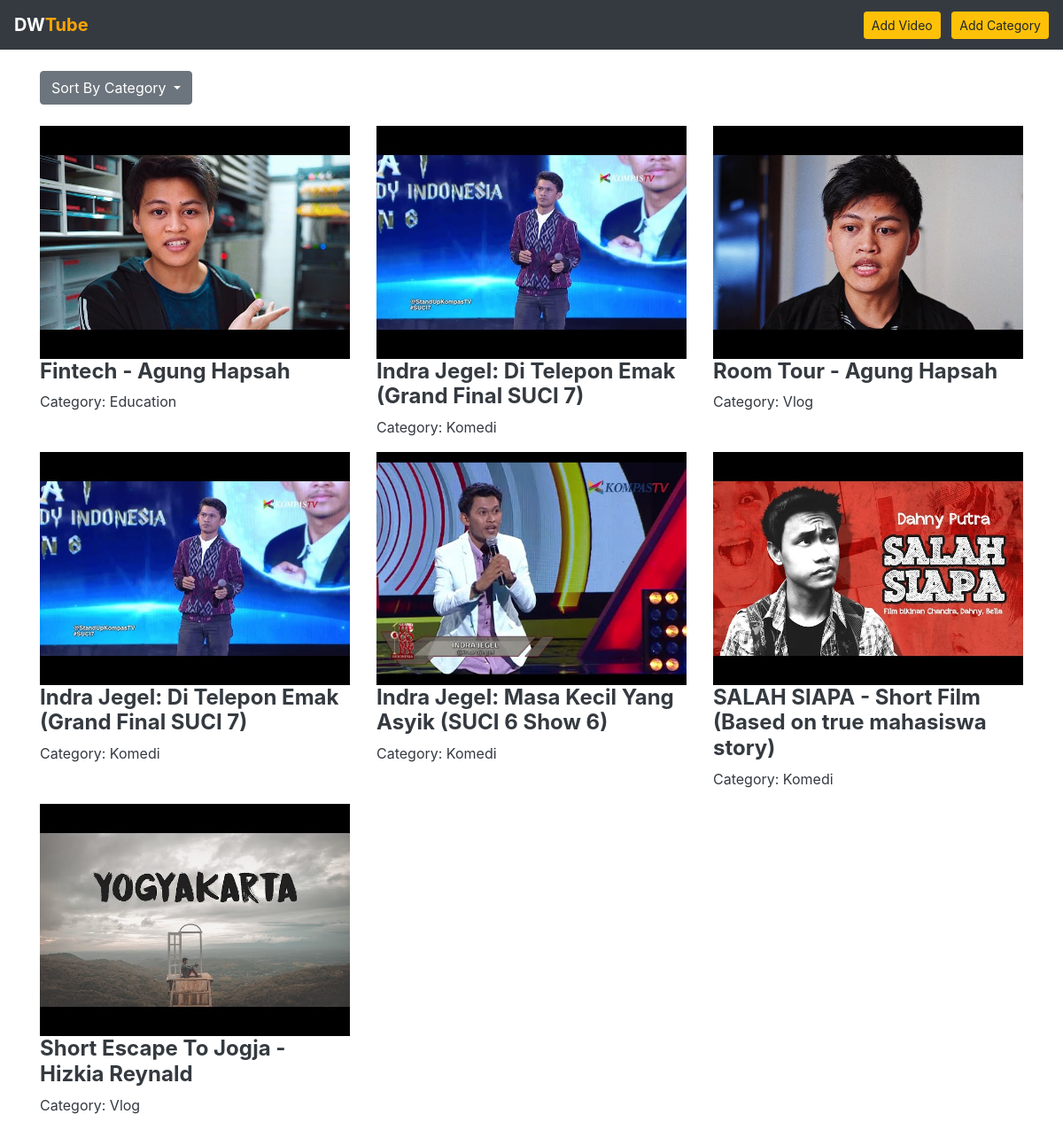
The page / on the database its author committed.
### tables this page shows
CREATE TABLE `video_tb` (
  `id` int(5) NOT NULL,
  `title` text NOT NULL,
  `category_id` int(5) NOT NULL,
  `attache` text NOT NULL,
  `thumbnail` text NOT NULL
);

CREATE TABLE `category_tb` (
  `id` int(11) NOT NULL,
  `name` varchar(50) NOT NULL
);

### index.php (the view, shortened to what this page needs)
<!DOCTYPE html>
<html lang="en">
<head>
    <link rel="stylesheet" href="https://stackpath.bootstrapcdn.com/bootstrap/4.5.0/css/bootstrap.min.css">
</head>
<body>
<nav class="navbar navbar-expand-lg navbar-dark bg-dark">
  <b><a class="navbar-brand" href="#">DW<span style="color: orange;">Tube</span></a></b>
  <ul class="navbar-nav ml-auto">
  <li class="nav-item">
  <?php if(isset($_GET['video'])){ ?>
  <a href="?delete=<?php echo $_GET['video']; ?>" class="btn btn-sm btn-danger my-2 my-sm-0">Delete This Video</a>
  <?php } else { ?>
  <a href="?add_video" class="btn btn-sm btn-warning mr-sm-2">Add Video</a>
  <a href="?add_category" class="btn btn-sm btn-warning my-2 my-sm-0">Add Category</a>
  <?php } ?>
  </li>
  </ul>
</nav><br/>
<div class="container">
<?php
    if(isset($_GET['add_video']))
    {   include_once "add_video.php"; }
    else if(isset($_GET['add_category']))
    {   include_once "add_category.php"; }
    else if(isset($_GET['video']))
    {   include_once "video.php"; }
    else if(isset($_GET['delete']))
    {   include_once "delete.php"; }
    else
    {
?>
<div class="dropdown">
  <button class="btn btn-secondary dropdown-toggle" type="button" id="dropdownMenuButton" data-toggle="dropdown" aria-haspopup="true" aria-expanded="false">
    Sort By Category
  </button>
  <div class="dropdown-menu" aria-labelledby="dropdownMenuButton">
    <?php
        include_once "dbconfig.php";
        echo "</div></div><br>";
        if(isset($_GET['category']))  $sql = 'SELECT * FROM video_tb WHERE category_id = '.$_GET['category'].'';
        else $sql 	= 'SELECT * FROM video_tb';
            $query 	= mysqli_query($connection, $sql);
            $jumlah_query = mysqli_num_rows($query);
            $i = 0;
            if(!$jumlah_query) { echo "<br/><center><h4><em>Kagak ada video yang di upload ....</em></h4></center>"; }
            else
            {
                while($row = mysqli_fetch_assoc($query)){
                    $i++;
                    $sql_cat = 'SELECT * FROM category_tb WHERE id = '.$row['category_id'].'';
                    $query2 = mysqli_query($connection, $sql_cat);
                    $category = mysqli_fetch_assoc($query2)['name'];
                    if($i == 1){ echo '<div class="row">'; }
                    echo '<a class="col-sm-4" href="index.php?video='.$row["id"].'" style="color: #343a40;">
                    <img src="'.$row["thumbnail"].'" class="img-fluid" alt="'.$row["title"].'">
                    <h4 class="font-weight-bold">'.$row["title"].'</h4>
                    <p>Category: '.$category.'</p>
                    </a>';
                }
        }
?>
<?php } ?>
</div>
</body>
</html>

### rows shown on the page
video_tb: thumbnail (picture), title "Fintech - Agung Hapsah", category_tb.name "Education"
video_tb: thumbnail (picture), title "Indra Jegel: Di Telepon Emak (Grand Final SUCI 7)", category_tb.name "Komedi"
video_tb: thumbnail (picture), title "Room Tour - Agung Hapsah", category_tb.name "Vlog"
video_tb: thumbnail (picture), title "Indra Jegel: Di Telepon Emak (Grand Final SUCI 7)", category_tb.name "Komedi"
video_tb: thumbnail (placeholder picture), title "Indra Jegel: Masa Kecil Yang Asyik (SUCI 6 Show 6)", category_tb.name "Komedi"
video_tb: thumbnail (picture), title "SALAH SIAPA - Short Film (Based on true mahasiswa story)", category_tb.name "Komedi"
video_tb: thumbnail (picture), title "Short Escape To Jogja - Hizkia Reynald", category_tb.name "Vlog"
